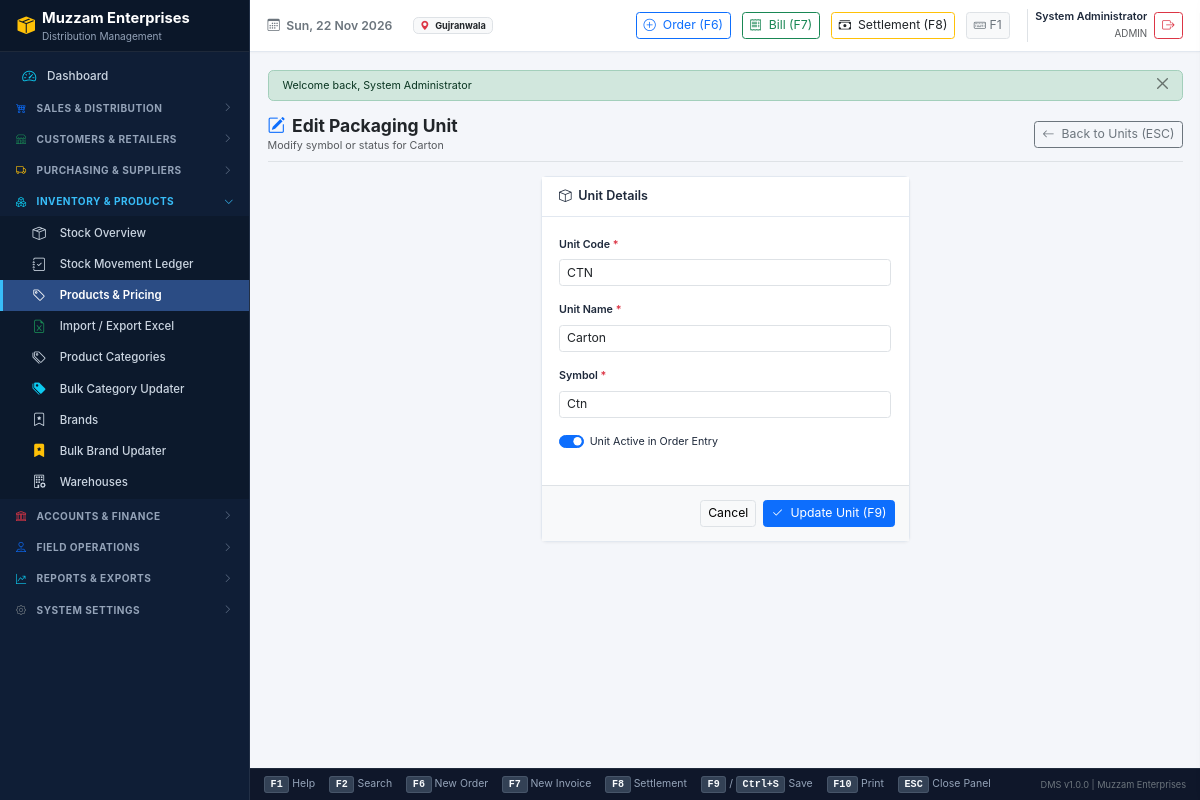
The app's page /modules/units/edit.php?id=1 (signed in) with its own data.
### tables this page shows
CREATE TABLE `settings` (
  `id` INT UNSIGNED NOT NULL AUTO_INCREMENT,
  `setting_group` VARCHAR(50) NOT NULL DEFAULT 'general',
  `setting_key` VARCHAR(100) NOT NULL UNIQUE,
  `setting_value` TEXT DEFAULT NULL,
  `data_type` ENUM('string', 'number', 'boolean', 'json') NOT NULL DEFAULT 'string',
  `description` VARCHAR(255) DEFAULT NULL,
  `updated_at` DATETIME NOT NULL DEFAULT CURRENT_TIMESTAMP ON UPDATE CURRENT_TIMESTAMP,
  PRIMARY KEY (`id`),
  INDEX `idx_settings_group` (`setting_group`)
);

CREATE TABLE `units` (
  `id` INT UNSIGNED NOT NULL AUTO_INCREMENT,
  `unit_code` VARCHAR(20) NOT NULL UNIQUE,
  `unit_name` VARCHAR(50) NOT NULL,
  `symbol` VARCHAR(10) NOT NULL,
  `is_active` TINYINT(1) NOT NULL DEFAULT 1,
  `is_deleted` TINYINT(1) NOT NULL DEFAULT 0,
  `created_at` DATETIME NOT NULL DEFAULT CURRENT_TIMESTAMP,
  PRIMARY KEY (`id`)
);

### config/database.php (called while the page is built, shortened)
<?php
class Database {
    private static ?PDO $instance = null;
    public static function getConnection(): PDO {
        if (self::$instance === null) {
            $dsn = "mysql:host=" . DB_HOST . ";port=" . DB_PORT . ";dbname=" . DB_NAME . ";charset=" . DB_CHARSET;
            $options = [
                PDO::ATTR_ERRMODE            => PDO::ERRMODE_EXCEPTION,
                PDO::ATTR_DEFAULT_FETCH_MODE => PDO::FETCH_ASSOC,
                PDO::ATTR_EMULATE_PREPARES   => false,
                PDO::MYSQL_ATTR_INIT_COMMAND => "SET NAMES utf8mb4 COLLATE utf8mb4_unicode_ci"
            ];
            try {
                self::$instance = new PDO($dsn, DB_USER, DB_PASS, $options);
            } catch (PDOException $e) {
                $logFile = LOGS_PATH . DIRECTORY_SEPARATOR . 'db_errors.log';
                $timestamp = date('Y-m-d H:i:s');
                $message = "[{$timestamp}] PDO Connection Failed: " . $e->getMessage() . PHP_EOL;
                @file_put_contents($logFile, $message, FILE_APPEND);
                throw new Exception("Database connection failure. Please verify MySQL service status or run setup.");
            }
        }
        return self::$instance;
    }
}
function db(): PDO {
    return Database::getConnection();
}

### includes/functions.php (called while the page is built, shortened)
<?php
function e($value): string {
    return htmlspecialchars((string)($value ?? ''), ENT_QUOTES, 'UTF-8');
}
function get_setting(string $key, string $default = ''): string {
    static $cache = [];
    if (isset($cache[$key])) {
        return $cache[$key];
    }
    try {
        $stmt = db()->prepare("SELECT setting_value FROM settings WHERE setting_key = ? LIMIT 1");
        $stmt->execute([$key]);
        $val = $stmt->fetchColumn();
        $cache[$key] = ($val !== false) ? (string)$val : $default;
        return $cache[$key];
    } catch (Exception $e) {
        return $default;
    }
}

### includes/auth.php (called while the page is built, shortened)
<?php
function is_logged_in(): bool {
    return !empty($_SESSION['user_id']) && !empty($_SESSION['username']);
}
function current_user(): ?array {
    return [
        'id'        => (int)$_SESSION['user_id'],
        'username'  => $_SESSION['username'],
        'full_name' => $_SESSION['full_name'] ?? 'User',
        'email'     => $_SESSION['email'] ?? '',
        'roles'     => $_SESSION['roles'] ?? []
    ];
}

### includes/response.php (called while the page is built, shortened)
<?php
if (!function_exists('get_flash_messages')) {
    function get_flash_messages(): array {
        if (session_status() === PHP_SESSION_ACTIVE && !empty($_SESSION['flash_messages'])) {
            $messages = $_SESSION['flash_messages'];
            return $messages;
        }
        return [];
    }
}

### includes/database_helpers.php (called while the page is built, shortened)
<?php
function db_fetch_one(string $sql, array $params = []): ?array {
    $stmt = db()->prepare($sql);
    $stmt->execute($params);
    $res = $stmt->fetch();
    return $res !== false ? $res : null;
}

### modules/units/edit.php (the view, shortened to what this page needs)
<?php
$id = (int)($_GET['id'] ?? 0);
$unit = db_fetch_one("SELECT * FROM units WHERE id = ? AND is_deleted = 0", [$id]);
require_once INCLUDES_PATH . '/header.php';
require_once INCLUDES_PATH . '/sidebar.php';
require_once INCLUDES_PATH . '/topbar.php';
?>
<div class="d-flex align-items-center justify-content-between mb-3 pb-2 border-bottom">
    <div>
        <h5 class="mb-0 fw-bold text-dark"><i class="bi bi-pencil-square me-2 text-primary"></i>Edit Packaging Unit</h5>
        <small class="text-muted">Modify symbol or status for <?= e($unit['unit_name']) ?></small>
    </div>
    <div>
        <a href="<?= APP_URL ?>/modules/units/index.php" class="btn btn-sm btn-outline-secondary">
            <i class="bi bi-arrow-left me-1"></i> Back to Units (ESC)
        </a>
    </div>
</div>
<div class="row justify-content-center">
    <div class="col-md-5">
        <div class="card-dms">
            <div class="card-dms-header">
                <span><i class="bi bi-box me-1"></i> Unit Details</span>
            </div>
            <form method="POST" action="<?= APP_URL ?>/modules/units/edit.php?id=<?= $unit['id'] ?>">
                <div class="card-dms-body">
                    <div class="mb-3">
                        <label class="form-label small fw-semibold">Unit Code <span class="text-danger">*</span></label>
                        <input type="text" name="unit_code" class="form-control form-control-sm" value="<?= e($unit['unit_code']) ?>" required>
                    </div>
                    <div class="mb-3">
                        <label class="form-label small fw-semibold">Unit Name <span class="text-danger">*</span></label>
                        <input type="text" name="unit_name" class="form-control form-control-sm" value="<?= e($unit['unit_name']) ?>" required autofocus>
                    </div>
                    <div class="mb-3">
                        <label class="form-label small fw-semibold">Symbol <span class="text-danger">*</span></label>
                        <input type="text" name="symbol" class="form-control form-control-sm" value="<?= e($unit['symbol']) ?>" required>
                    </div>
                    <div class="form-check form-switch mb-3">
                        <input class="form-check-input" type="checkbox" name="is_active" value="1" id="editUnitActive" <?= $unit['is_active'] ? 'checked' : '' ?>>
                        <label class="form-check-label small" for="editUnitActive">Unit Active in Order Entry</label>
                    </div>
                </div>
                <div class="card-footer bg-light p-3 text-end border-top">
                    <a href="<?= APP_URL ?>/modules/units/index.php" class="btn btn-sm btn-light border me-1">Cancel</a>
                    <button type="submit" class="btn btn-sm btn-primary"><i class="bi bi-check2 me-1"></i> Update Unit (F9)</button>
                </div>
            </form>
        </div>
    </div>
</div>
<?php
require_once INCLUDES_PATH . '/footer.php';
?>

### includes/topbar.php (shortened to what this page needs)
<?php
$user = current_user();
?>
<div class="dms-main">
    <header class="dms-topbar">
        <div class="dms-topbar-left">
            <span class="fw-semibold text-secondary">
                <i class="bi bi-calendar3 me-1"></i> <?= date('D, d M Y') ?>
            </span>
            <span class="badge bg-light text-dark border ms-2">
                <i class="bi bi-geo-alt-fill text-danger me-1"></i> <?= e(get_setting('city', 'Gujranwala')) ?>
            </span>
        </div>
        <div class="dms-topbar-right">
            <a href="<?= APP_URL ?>/modules/orders/create.php" class="btn btn-sm btn-outline-primary py-1 px-2" title="New Booking Order (F6)">
                <i class="bi bi-plus-circle me-1"></i> Order (F6)
            </a>
            <a href="<?= APP_URL ?>/modules/invoices/create.php" class="btn btn-sm btn-outline-success py-1 px-2" title="New Sales Invoice (F7)">
                <i class="bi bi-receipt me-1"></i> Bill (F7)
            </a>
            <a href="<?= APP_URL ?>/modules/settlements/create.php" class="btn btn-sm btn-outline-warning text-dark py-1 px-2" title="Daily Route Settlement (F8)">
                <i class="bi bi-cash-stack me-1"></i> Settlement (F8)
            </a>
            <button type="button" class="btn btn-sm btn-light border py-1 px-2 text-secondary" onclick="openDrawer('drawer-shortcuts-help')" title="Keyboard Shortcuts (F1)">
                <i class="bi bi-keyboard"></i> F1
            </button>
            <div class="d-flex align-items-center ms-2 ps-2 border-start">
                <div class="text-end me-2 d-none d-md-block">
                    <div class="fw-semibold small leading-none"><?= e($user['full_name'] ?? 'User') ?></div>
                    <small class="text-muted" style="font-size:0.7rem;"><?= e(strtoupper(implode(', ', $user['roles'] ?? ['USER']))) ?></small>
                </div>
                <a href="<?= APP_URL ?>/logout.php" class="btn btn-sm btn-outline-danger py-1 px-2" title="Sign Out">
                    <i class="bi bi-box-arrow-right"></i>
                </a>
            </div>
        </div>
    </header>
    <main class="dms-content">
        <?php foreach (get_flash_messages() as $msg): ?>
            <div class="alert alert-<?= e($msg['type']) ?> alert-dismissible fade show py-2 px-3 small mb-3" role="alert">
                <?= e($msg['message']) ?>
                <button type="button" class="btn-close py-2" data-bs-dismiss="alert" aria-label="Close"></button>
            </div>
        <?php endforeach; ?>

### assets/css/app.css (style rules this page uses)
:root { --dms-navy-dark: #0f1e36; --dms-navy: #1a3158; --dms-navy-light: #2b4c84; --dms-primary: #1d4ed8; --dms-primary-hover: #1e40af; --dms-bg: #f4f6fa; --dms-card-bg: #ffffff; --dms-border: #e2e8f0; --dms-text: #1e293b; --dms-text-muted: #64748b; --dms-accent: #f59e0b; --dms-success: #10b981; --dms-danger: #ef4444; }
html, body { height: 100%; margin: 0; padding: 0; overflow: hidden; background-color: var(--dms-bg); color: var(--dms-text); font-family: -apple-system, BlinkMacSystemFont, "Segoe UI", Roboto, "Helvetica Neue", Arial, sans-serif; font-size: 0.875rem; line-height: 1.45; }
.dms-main { flex-grow: 1; height: 100vh; max-height: 100vh; display: flex; flex-direction: column; min-width: 0; overflow: hidden; }
.dms-topbar { height: 52px; min-height: 52px; max-height: 52px; flex-shrink: 0; background-color: #ffffff; border-bottom: 1px solid var(--dms-border); display: flex; align-items: center; justify-content: space-between; padding: 0 1.25rem; box-shadow: 0 1px 2px rgba(0,0,0,0.03); z-index: 100; }
.dms-topbar-left { display: flex; align-items: center; gap: 1rem; }
.dms-topbar-right { display: flex; align-items: center; gap: 0.75rem; }
.dms-content, .dms-main-content { flex-grow: 1; overflow-y: auto; overflow-x: auto; padding: 1.25rem; background-color: var(--dms-bg); }
.card-dms { background-color: var(--dms-card-bg); border: 1px solid var(--dms-border); border-radius: 6px; box-shadow: 0 1px 3px rgba(0, 0, 0, 0.05); margin-bottom: 1.25rem; }
.card-dms-header { padding: 0.75rem 1.25rem; border-bottom: 1px solid var(--dms-border); display: flex; align-items: center; justify-content: space-between; font-weight: 600; font-size: 0.9rem; background-color: #ffffff; }
.card-dms-body { padding: 1.25rem; }

### records on screen
settings: setting_value "Gujranwala"
units: unit_name "Carton", unit_code "CTN", symbol "Ctn", is_active "☑"

### other values on screen
CLIENT_NAME "Muzzam Enterprises"
$user['full_name'] "System Administrator"
implode(', ', $user['roles'] ?? ['USER']) "ADMIN"
$msg['message'] "Welcome back, System Administrator"
APP_VERSION "1.0.0"
